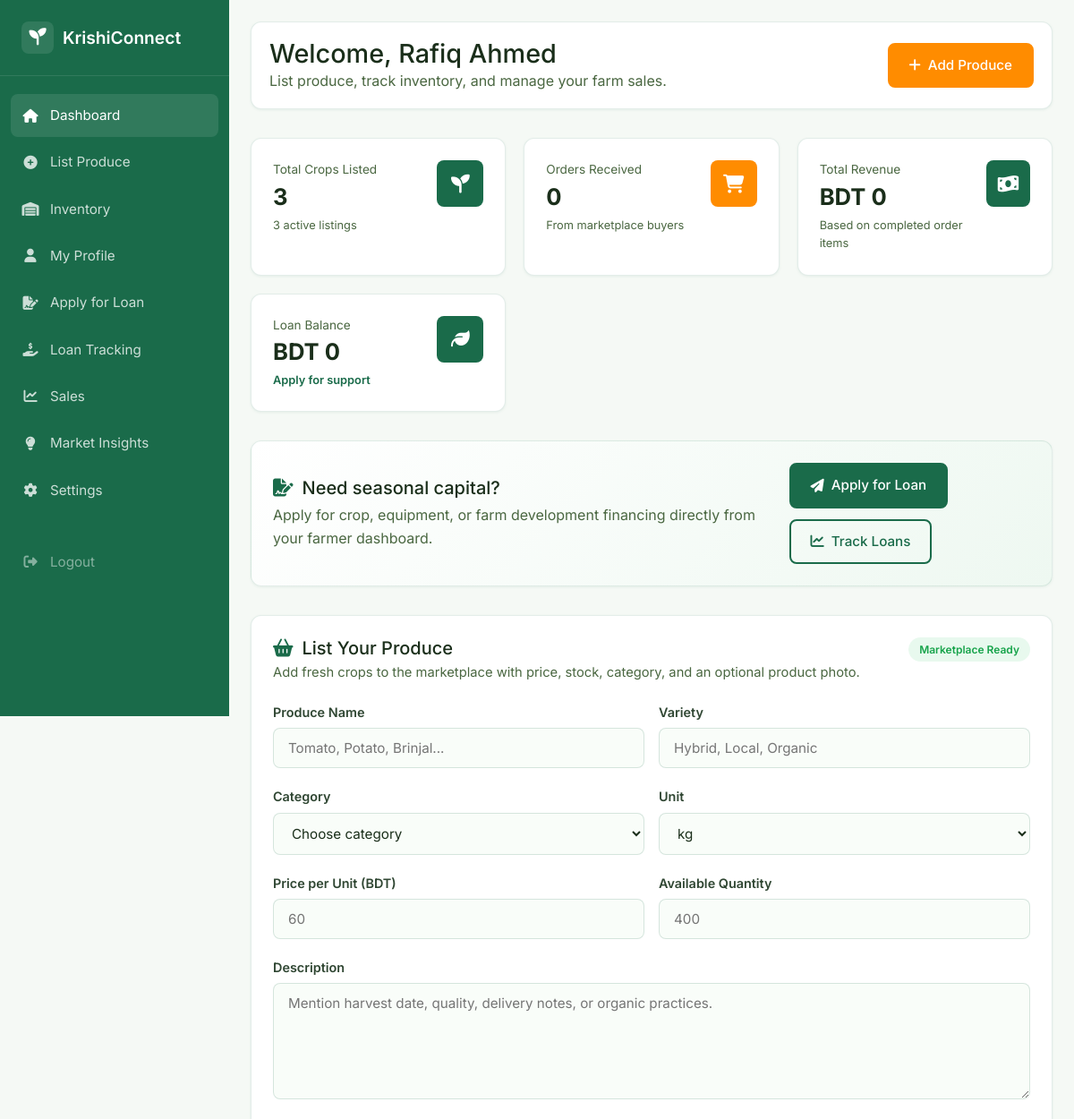
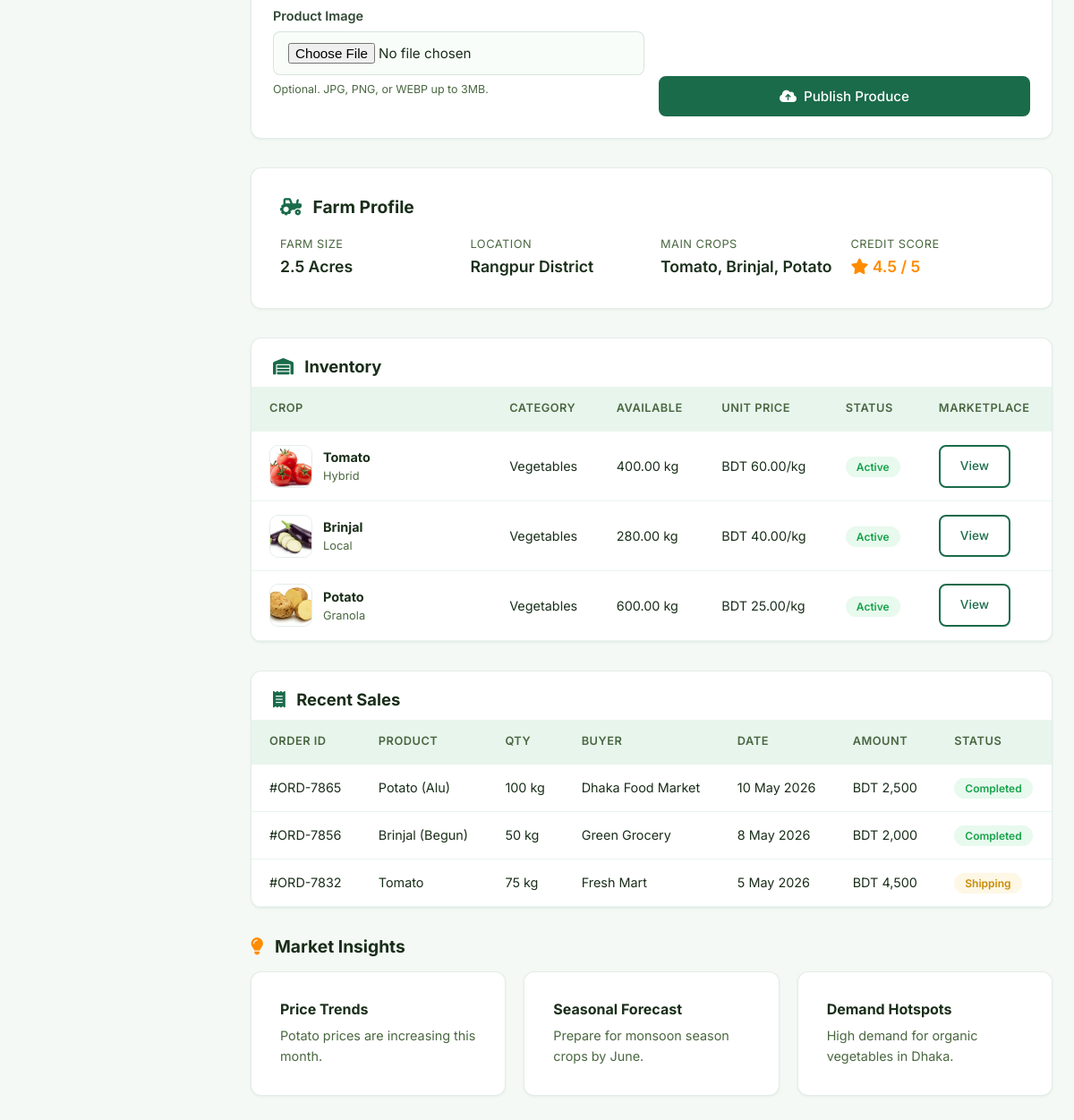
The app's page /pages/dashboard.php (signed in) with its own data (2 pictures, top to bottom).
### tables this page shows
CREATE TABLE users (
    id INT AUTO_INCREMENT PRIMARY KEY,
    full_name VARCHAR(120) NOT NULL,
    email VARCHAR(160) NOT NULL UNIQUE,
    phone VARCHAR(40) DEFAULT NULL,
    role ENUM('farmer','buyer','finance','admin') NOT NULL DEFAULT 'farmer',
    password_hash VARCHAR(255) NOT NULL,
    status ENUM('active','pending','suspended') NOT NULL DEFAULT 'active',
    created_at TIMESTAMP DEFAULT CURRENT_TIMESTAMP,
    updated_at TIMESTAMP DEFAULT CURRENT_TIMESTAMP ON UPDATE CURRENT_TIMESTAMP
);

CREATE TABLE products (
    id INT AUTO_INCREMENT PRIMARY KEY,
    farmer_id INT NOT NULL,
    category_id INT NOT NULL,
    name VARCHAR(120) NOT NULL,
    variety VARCHAR(120),
    description TEXT,
    price DECIMAL(10,2) NOT NULL,
    unit VARCHAR(20) NOT NULL DEFAULT 'kg',
    quantity_available DECIMAL(10,2) NOT NULL DEFAULT 0,
    rating DECIMAL(3,2) DEFAULT 0,
    status ENUM('active','inactive','sold_out') NOT NULL DEFAULT 'active',
    created_at TIMESTAMP DEFAULT CURRENT_TIMESTAMP,
    FOREIGN KEY (farmer_id) REFERENCES users(id) ON DELETE CASCADE,
    FOREIGN KEY (category_id) REFERENCES categories(id) ON DELETE RESTRICT
);

CREATE TABLE categories (
    id INT AUTO_INCREMENT PRIMARY KEY,
    name VARCHAR(80) NOT NULL,
    slug VARCHAR(80) NOT NULL UNIQUE
);

### pages/dashboard.php (the view, shortened to what the rows shown need)
<?php
require_once __DIR__ . '/../app/includes/auth.php';
require_once __DIR__ . '/../app/includes/helpers.php';
require_once __DIR__ . '/../app/includes/db.php';
$user = current_user();
$pdo = db();
$name = $user['full_name'] ?? 'Farmer';
$productStmt = $pdo->prepare(
    'SELECT p.*, c.name AS category_name,
        (SELECT image_path FROM product_images WHERE product_id = p.id AND is_primary = 1 LIMIT 1) AS image_path
     FROM products p
     JOIN categories c ON c.id = p.category_id
     WHERE p.farmer_id = ?
     ORDER BY p.created_at DESC'
);
$productStmt->execute([$user['id']]);
$products = $productStmt->fetchAll();
?>
<!DOCTYPE html>
<html lang="en">
<head>
    <link rel="stylesheet" href="<?= asset_url('css/styles.css'); ?>">
    <link rel="stylesheet" href="https://cdnjs.cloudflare.com/ajax/libs/font-awesome/6.5.1/css/all.min.css">
</head>
<body>
<div class="dashboard-layout">
    <main class="main-content" id="dashboard">
        <div class="dash-header">
            <div>
                <h1>Welcome, <?= htmlspecialchars($name); ?></h1>
                <p>List produce, track inventory, and manage your farm sales.</p>
            </div>
        </div>
        <section class="card dashboard-section farmer-loan-cta" id="loan-support">
            <div>
                <h2><i class="fas fa-file-signature"></i> Need seasonal capital?</h2>
            </div>
        </section>
        <section class="card dashboard-section produce-panel" id="list-produce">
            <div class="panel-heading">
                <div>
                    <h2><i class="fas fa-basket-shopping"></i> List Your Produce</h2>
                </div>
            </div>
        </section>
        <div class="card dashboard-section" id="profile" style="margin-bottom:2rem">
            <h2 style="font-size:1.2rem;margin-bottom:1.25rem"><i class="fas fa-tractor" style="color:var(--emerald);margin-right:8px"></i> Farm Profile</h2>
        </div>
        <div class="table-wrap dashboard-section" id="inventory">
            <h2><i class="fas fa-warehouse" style="color:var(--emerald);margin-right:8px"></i> Inventory</h2>
            <table>
                <thead><tr><th>Crop</th><th>Category</th><th>Available</th><th>Unit Price</th><th>Status</th><th>Marketplace</th></tr></thead>
                <tbody>
                    <?php foreach ($products as $product): ?>
                        <tr>
                            <td>
                                <div class="inventory-product">
                                    <img src="<?= asset_url($product['image_path'] ?: 'images/vegetables/tomato.jpg'); ?>" alt="<?= htmlspecialchars($product['name']); ?>">
                                    <div>
                                        <strong><?= htmlspecialchars($product['name']); ?></strong>
                                        <span><?= htmlspecialchars($product['variety'] ?: 'Standard'); ?></span>
                                    </div>
                                </div>
                            </td>
                            <td><?= htmlspecialchars($product['category_name']); ?></td>
                            <td><?= number_format((float)$product['quantity_available'], 2); ?> <?= htmlspecialchars($product['unit']); ?></td>
                            <td>BDT <?= number_format((float)$product['price'], 2); ?>/<?= htmlspecialchars($product['unit']); ?></td>
                            <td><span class="badge-status <?= $product['status'] === 'active' ? 'badge-success' : 'badge-warning'; ?>"><?= htmlspecialchars(ucwords(str_replace('_', ' ', $product['status']))); ?></span></td>
                            <td><a href="<?= url('pages/product.php?id=' . (int)$product['id']); ?>" class="btn btn-outline btn-sm">View</a></td>
                        </tr>
                    <?php endforeach; ?>
                </tbody>
            </table>
        </div>
        <div class="table-wrap dashboard-section" id="sales">
            <h2><i class="fas fa-receipt" style="color:var(--emerald);margin-right:8px"></i> Recent Sales</h2>
            <table>
                <thead><tr><th>Order ID</th><th>Product</th><th>Qty</th><th>Buyer</th><th>Date</th><th>Amount</th><th>Status</th></tr></thead>
            </table>
        </div>
        <h2 class="dashboard-section" id="market-insights" style="font-size:1.2rem;margin:1.5rem 0 1rem"><i class="fas fa-lightbulb" style="color:var(--gold);margin-right:8px"></i> Market Insights</h2>
    </main>
</div>
</body>
</html>

### records on screen
users: full_name "Rafiq Ahmed"
products: shows a picture, name "Tomato", variety "Hybrid", category.name "Vegetables", quantity_available "400.00", unit "kg", price "60.00", status "Active"
products: shows a picture, name "Brinjal", variety "Local", category.name "Vegetables", quantity_available "280.00", unit "kg", price "40.00", status "Active"
products: shows a picture, name "Potato", variety "Granola", category.name "Vegetables", quantity_available "600.00", unit "kg", price "25.00", status "Active"

### other values on screen
$totalListed "3"
$activeListings "3"
$orderStats['order_count'] "0"
$orderStats['revenue'] "0"
$loanBalance "0"
implode(', ', array_slice(array_column($products, 'name'), 0, 3)) "Tomato, Brinjal, Potato"
